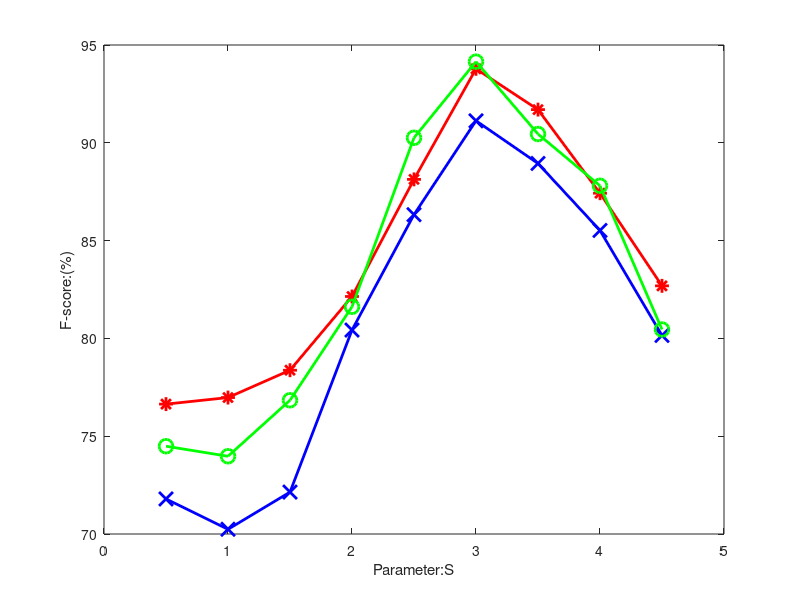

Source code (MATLAB):
clc;
clear;
R=[
68.3	69.6	73.0	77.8	85.0	92.5	92.2	90.1	88.1
62.3	62.3	66.1	76.0	83.2	89.7	89.7	89.0	87.0
64.9	65.6	70.8	76.4	86.8	92.0	90.6	89.9	86.5

];

P=[
87.3	86.1	84.6	87.0	91.5	95.1	91.2	84.9	77.9
84.7	80.5	79.4	85.4	89.7	92.6	88.2	82.3	74.3
87.4	84.8	84.0	87.6	94.0	96.4	90.3	85.8	75.2
];

F=zeros(size(R,1),size(R,2),'double');

for i=1:size(R,1)
    for j=1:size(R,2)
        F(i,j)=(2*R(i,j)*P(i,j))/(R(i,j)+P(i,j));
    end
end

Y=[0.5 1 1.5 2 2.5 3 3.5 4 4.5];
figure;
plot(Y,F(1,:),'*-r','LineWidth',2,'MarkerSize',10);
xlabel('Parameter:S');
ylabel('F-score:(%)');
hold on
plot(Y,F(2,:),'x-b','LineWidth',2,'MarkerSize',10);hold on
plot(Y,F(3,:),'o-g','LineWidth',2,'MarkerSize',10);hold on